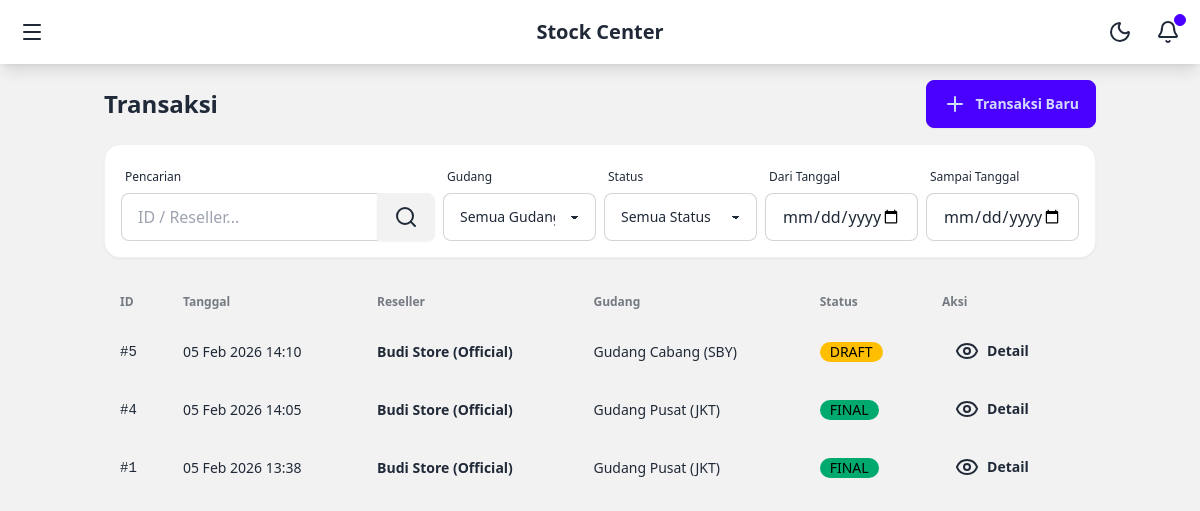
The app's page /transactions/ (signed in), older data.
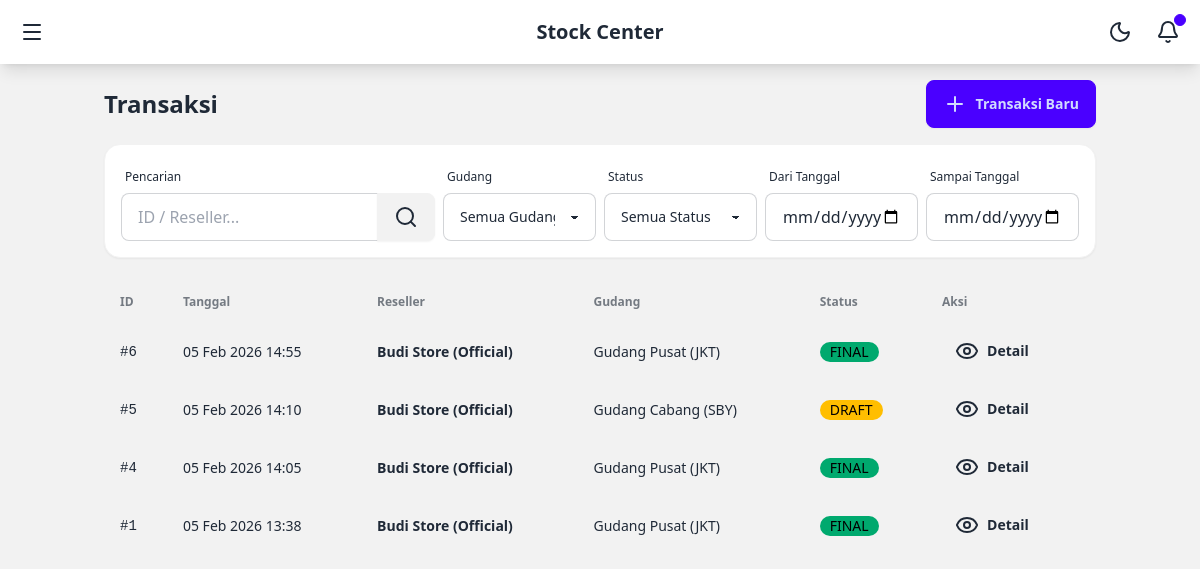
The same page, newer data.
### core/models.py (models this page shows, shortened)
class Transaction(models.Model):
    STATUS_CHOICES = [
        ('DRAFT', 'Draft'),
        ('FINAL', 'Final'),
    ]
    reseller = models.ForeignKey(Reseller, on_delete=models.CASCADE)
    warehouse = models.ForeignKey(Warehouse, on_delete=models.CASCADE)
    user = models.ForeignKey(User, on_delete=models.SET_NULL, null=True)
    status = models.CharField(max_length=10, choices=STATUS_CHOICES, default='DRAFT')
    created_at = models.DateTimeField(auto_now_add=True)

class Reseller(models.Model):
    user = models.OneToOneField(User, on_delete=models.SET_NULL, null=True, blank=True, related_name='reseller_profile')
    name = models.CharField(max_length=255)
    phone = models.CharField(max_length=20)
    address = models.TextField()
    credit_limit = models.DecimalField(max_digits=12, decimal_places=2, default=0)
    current_balance = models.DecimalField(max_digits=12, decimal_places=2, default=0)

class Warehouse(models.Model):
    name = models.CharField(max_length=255)
    location = models.CharField(max_length=255)
    is_active = models.BooleanField(default=True)

### core/views.py (the view)
# urls.py: path('transactions/', views.TransactionListView.as_view(), name='transaction_list'),
@method_decorator(login_required, name='dispatch')
class TransactionListView(ListView):
    model = Transaction
    template_name = 'transaction/list.html'
    context_object_name = 'transactions'
    ordering = ['-created_at']
    paginate_by = 10
    def get_queryset(self):
        queryset = Transaction.objects.all().order_by('-created_at')
        if hasattr(self.request.user, 'reseller_profile'):
            queryset = queryset.filter(reseller=self.request.user.reseller_profile)
        query = self.request.GET.get('q')
        if query:
             queryset = queryset.filter(
                Q(id__icontains=query) |
                Q(reseller__name__icontains=query) |
                Q(warehouse__name__icontains=query)
            )
        warehouse_id = self.request.GET.get('warehouse')
        if warehouse_id:
            queryset = queryset.filter(warehouse_id=warehouse_id)
        status = self.request.GET.get('status')
        if status:
            queryset = queryset.filter(status=status)
        start_date = self.request.GET.get('start_date')
        end_date = self.request.GET.get('end_date')
        if start_date:
            queryset = queryset.filter(created_at__date__gte=start_date)
        if end_date:
            queryset = queryset.filter(created_at__date__lte=end_date)
        return queryset
    def get_context_data(self, **kwargs):
        context = super().get_context_data(**kwargs)
        context['warehouses'] = Warehouse.objects.all()
        context['status_choices'] = Transaction.STATUS_CHOICES
        return context

### templates/transaction/list.html (shortened to what this page needs)
{% extends 'base.html' %}
{% block content %}
<div class="flex flex-col gap-4 mb-6">
    <div class="flex flex-col lg:flex-row justify-between items-start lg:items-center gap-4">
        <h1 class="text-2xl font-bold">Transaksi</h1>
        <a href="{% url 'transaction_create' %}" class="btn btn-primary w-full lg:w-auto">
            <i data-lucide="plus"></i> Transaksi Baru
        </a>
    </div>
    <form method="get" class="bg-base-100 p-4 rounded-box shadow-sm border border-base-200">
        <div class="grid grid-cols-1 sm:grid-cols-2 lg:grid-cols-6 gap-2 items-end">
            <div class="form-control lg:col-span-2">
                <label class="label"><span class="label-text-alt">Pencarian</span></label>
                <div class="join w-full">
                    <input type="text" name="q" placeholder="ID / Reseller..." class="input input-bordered join-item w-full" value="{{ request.GET.q|default:'' }}">
                    <button class="btn join-item"><i data-lucide="search"></i></button>
                </div>
            </div>
            <div class="form-control">
                <label class="label"><span class="label-text-alt">Gudang</span></label>
                <select name="warehouse" class="select select-bordered w-full" onchange="this.form.submit()">
                    <option value="">Semua Gudang</option>
                </select>
            </div>
            <div class="form-control">
                <label class="label"><span class="label-text-alt">Status</span></label>
                <select name="status" class="select select-bordered w-full" onchange="this.form.submit()">
                    <option value="">Semua Status</option>
                </select>
            </div>
            <div class="form-control">
                <label class="label"><span class="label-text-alt">Dari Tanggal</span></label>
                <input type="date" name="start_date" class="input input-bordered w-full" value="{{ request.GET.start_date|default:'' }}" onchange="this.form.submit()">
            </div>
            <div class="form-control">
                <label class="label"><span class="label-text-alt">Sampai Tanggal</span></label>
                <input type="date" name="end_date" class="input input-bordered w-full" value="{{ request.GET.end_date|default:'' }}" onchange="this.form.submit()">
            </div>
        </div>
    </form>
</div>
<div class="overflow-x-auto">
    <table class="table w-full">
        <thead>
            <tr>
                <th>ID</th>
                <th>Tanggal</th>
                <th>Reseller</th>
                <th>Gudang</th>
                <th>Status</th>
                <th>Aksi</th>
            </tr>
        </thead>
        <tbody>
            {% for trx in transactions %}
            <tr class="hover">
                <td class="font-mono">#{{ trx.id }}</td>
                <td>{{ trx.created_at|date:"d M Y H:i" }}</td>
                <td class="font-bold">{{ trx.reseller.name }}</td>
                <td>{{ trx.warehouse.name }}</td>
                <td>
                    {% if trx.status == 'FINAL' %}
                    <span class="badge badge-success">FINAL</span>
                    {% else %}
                    <span class="badge badge-warning">DRAFT</span>
                    {% endif %}
                </td>
                <td>
                    <a href="{% url 'transaction_detail' trx.pk %}" class="btn btn-sm btn-ghost">
                        <i data-lucide="eye"></i> Detail
                    </a>
                </td>
            </tr>
            {% endfor %}
        </tbody>
    </table>
</div>
{% endblock %}

Row changes from the older to the newer data that the page shows:
added Transaction: id "6", created_at "05 Feb 2026 14:55", reseller.name "Budi Store (Official)", warehouse.name "Gudang Pusat (JKT)", status "FINAL"
